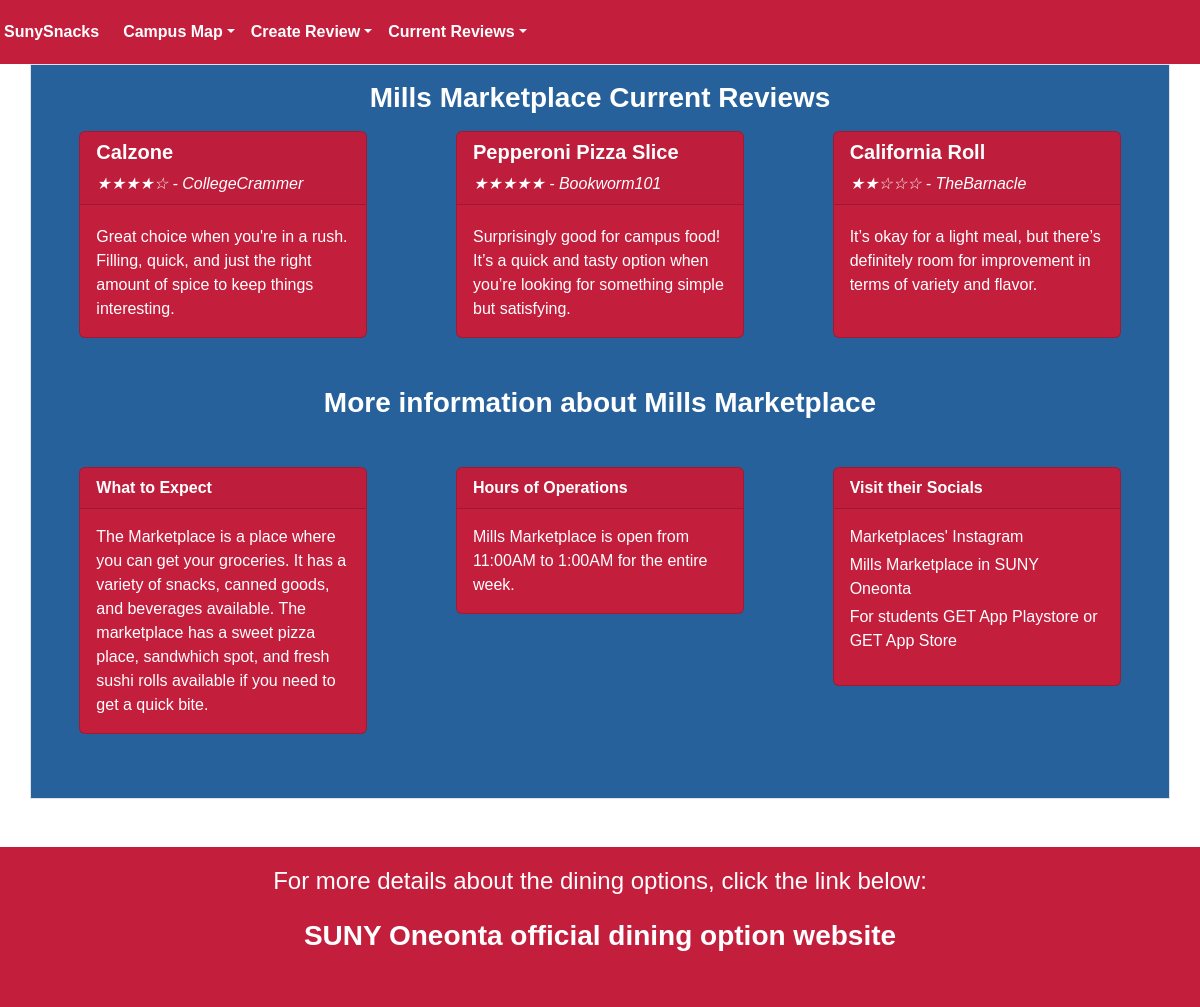
/reviewP/marketReview, run on the app's committed database.
### py_src/snacks/db.py (models this page shows)
class Review(SQLModel, table=True):
    __tablename__ = "reviews"
    review_id: int | None = Field(default=None, primary_key=True)
    location_id: int = Field(nullable=False, foreign_key="locations.location_id")
    title: str = Field(nullable=False)
    body: str = Field(nullable=False)
    rating: int = Field(nullable=False)
    location: "Location" = Relationship(back_populates="reviews")
    nickname: str = Field(nullable=False)

### py_src/snacks/routes.py (the view)
@router.get("/reviewP/marketReview", response_class=HTMLResponse)
async def market_review(request: Request, db: Session = Depends(get_session)):
    reviews = db.exec(
        select(
            Review,
        )  # select(Review, User)
        .where(Review.location_id == 2)
    ).all()
    newreview = []
    for review in reviews:  # for review, user in reviews
        newreview.append(
            {
                "title": review.title,
                "body": review.body,
                "rating": review.rating,
                "nickname": review.nickname,
            }
        )
    return templates.TemplateResponse("reviewP/marketReviewPage.html", {"request": request, "reviews": newreview})

### py_src/templates/reviewP/marketReviewPage.html (shortened to what this page needs)
{% extends 'blog/base_reviews.html' %}
{% block location %} Mills Marketplace {% endblock %}
{% block time %} Mills Marketplace is open from 11:00AM to 1:00AM for the entire week. {% endblock %}
{% block place %} Mills Marketplace {% endblock %}
{% block description %} The Marketplace is a place where you can get your groceries. It has a variety of snacks, canned goods, and beverages available.
The marketplace has a sweet pizza place, sandwhich spot, and fresh sushi rolls available if you need to get a quick bite.
 {% endblock %}
{% block socials %} <div class="card-text row mt-0 ">
    <a class="text-reset mb-1 link-underline link-underline-opacity-0 " href="https://www.instagram.com/SUNYONEYDINING/">
        Marketplaces' Instagram</a>
    <a class="text-reset mb-1 link-underline link-underline-opacity-0 "
        href="https://oneonta.sodexomyway.com/en-us/locations/mills-marketplace">Mills Marketplace in SUNY Oneonta</a>
    <p>For students <a class="text-reset link-underline link-underline-opacity-0"
            href="https://play.google.com/store/apps/details?id=com.cbord.get&pcampaignid=web_share">GET App Playstore</a> or
        <a class="text-reset link-underline link-underline-opacity-0" href="https://apps.apple.com/us/app/get-mobile/id844091049">GET App Store</a></p>
</div>
{% endblock %}

### py_src/templates/blog/base_reviews.html (shortened to what this page needs)
<!DOCTYPE html>
<html lang="en">
<head>
  <link href="https://cdn.jsdelivr.net/npm/bootstrap@5.3.3/dist/css/bootstrap.min.css" rel="stylesheet"
>
  <link rel="stylesheet" href="{{ url_for('static', path='styles/reviewPage.css') }} ">
</head>
<body>
  <nav class="navbar navbar-expand-lg navbar-custom ">
    <div class="container-fluid p-1">
      <a class="navbar-brand" href="/menu" text="white"> SunySnacks</a>
      <div class="collapse navbar-collapse" id="navbarNav">
        <ul class="navbar-nav me-auto mb-2 mb-lg-0">
          <li class="nav-item dropdown">
            <a class="nav-link dropdown-toggle text-white fw-bold" data-bs-toggle="dropdown" role="button"
              aria-expanded="false">Campus Map</a>
          </li>
          <li class="nav-item dropdown">
            <a class="nav-link dropdown-toggle text-white fw-bold" data-bs-toggle="dropdown" role="button"
              aria-expanded="false">Create Review</a>
          </li>
          <li class="nav-item dropdown">
            <a class="nav-link dropdown-toggle text-white fw-bold" data-bs-toggle="dropdown" role="button"
              aria-expanded="false"> Current Reviews</a>
          </li>
        </ul>
      </div>
  </nav>
  <div class="container border p-3 bg-custom">
    <h3 class="text-center fw-bold mb-3 text-white">{% block location %} {{ location }} {% endblock %} Current Reviews
    </h3>
    <div class="grid row gap-0 row-gap-3 row-cols-sm-1 row-cols-md-3">
      {% for review in reviews %}
      <div class="col d-flex justify-content-center">
        <div class="card bg-box" style="width: 18rem;">
          <div class="card-header">
            <h5 class="text-capitalize text-white fw-bold">{{ review.title }}</h4>
              <p class="card-text fst-italic fs-6 text-white">
                {{ "★" * review.rating }}{{ "☆" * (5 - review.rating) }}
                - {{ review.nickname }}</p>
          </div>
          <div class="card-body">
            <p class="card-text text-white mt-1"> {{review.body }} </p>
          </div>
        </div>
      </div>
      {% endfor %}
    </div>
    <h3 class="text-center fw-bold my-5 text-white"> More information about {% block place %} {{ place }} {% endblock %}
    </h3>
    <div class="grid row gap-0 row-gap-3 mb-5 align-items-start ">
      <div class="col-12 col-md-4 d-flex justify-content-center">
        <div class="card bg-box" style="width: 18rem;">
          <div class="card-header fw-bold text-white">What to Expect
          </div>
          <div class="card-body">
            <p class="card-text text-white"> {% block description %} {{ description }} {% endblock %}</p>
          </div>
        </div>
      </div>
      <div class="col-12 col-md-4 d-flex justify-content-center">
        <div class="card bg-box" style="width: 18rem;">
          <div class="card-header fw-bold text-white">Hours of Operations
          </div>
          <div class="card-body">
            <p class="card-text text-white"> {% block time %} {{ time }} {% endblock %}</p>
          </div>
        </div>
      </div>
      <div class="col-12 col-md-4 d-flex justify-content-center">
        <div class="card bg-box" style="width: 18rem;">
          <div class="card-header fw-bold text-white">Visit their Socials
          </div>
          <div class="card-body text-white">
            {% block socials %} {{ socials }} {% endblock %}
          </div>
        </div>
      </div>
    </div>
  </div>
  <footer class="navbar-custom text-white text-center py-3 mt-5">
    <div class="container">
      <p class="fs-4 mb-3">For more details about the dining options, click the link below:</p>
      <a href="https://oneonta.sodexomyway.com/en-us/" target="_blank"
        class="text-white fs-3 fw-bold text-decoration-none">
        SUNY Oneonta official dining option website
      </a>
    </div>
  </footer>
</body>
</html>

### py_src/static/styles/reviewPage.css (style rules this page uses)
body { display: flex; flex-direction: column; min-height: 100vh; margin: 0; font-family: Arial, sans-serif, Ageo; }
footer { padding:1rem; width: 100%; height: 10rem; }
.container { flex: 1; }
.navbar-custom { background-color: #c41e3d; }
.bg-box { background-color: #c41e3d; }
.bg-custom { background-color: #26619c; }
.navbar-brand { color: white; font-weight: bold; font-size: 1rem; }

### data on the page
Review: title "Calzone", rating "★★★★", rating "☆", nickname "CollegeCrammer", body "Great choice when you're in a rush. Filling, quick, and just the right amount of spice to keep things interesting."
Review: title "Pepperoni Pizza Slice", rating "★★★★★", nickname "Bookworm101", body "Surprisingly good for campus food! It’s a quick and tasty option when you’re looking for something simple but satisfying."
Review: title "California Roll", rating "★★", rating "☆☆☆", nickname "TheBarnacle", body "It’s okay for a light meal, but there’s definitely room for improvement in terms of variety and flavor."
